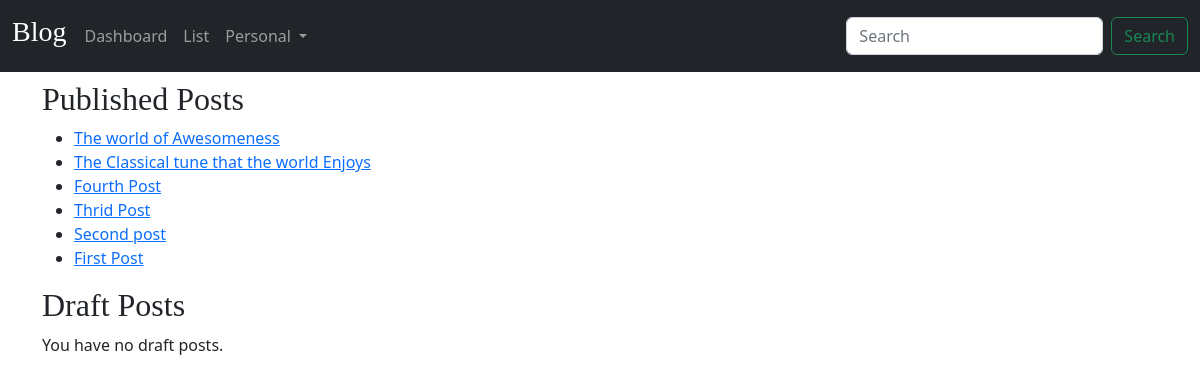
Page /blog/my_posts/ (signed in) on the committed database.
### blog/models.py (models this page shows, shortened)
class Post(models.Model):
    STATUS_CHOICES = (
        ('draft', 'Draft'),
        ('published', 'Published'),
    )
    title = models.CharField(max_length=250)
    slug = models.SlugField(max_length=250,
                            unique_for_date='publish')
    author = models.ForeignKey(User,
                               on_delete=models.CASCADE,
                               related_name='blog_posts')
    body = RichTextField()
    authors_comment = models.TextField()
    publish = models.DateTimeField(default=timezone.now)
    created = models.DateTimeField(auto_now_add=True)
    updated = models.DateTimeField(auto_now=True)
    status = models.CharField(max_length=10,
                              choices=STATUS_CHOICES,
                              default='draft')
    views = models.IntegerField(default=0)
    image = models.ImageField(upload_to='images/', blank=True)
    category = models.ForeignKey(Category, related_name='tag',
                                 on_delete=models.SET_NULL, null=True, blank=True)
    objects = models.Manager() # The default manager.
    published = PublishedManager() # Our custom manager.
    tags = TaggableManager()
    class Meta:
        ordering = ('-publish',)

### blog/views.py (the view)
# urls.py: path('my_posts/', views.user_posts, name='my_posts'),
@login_required(login_url='login')
def user_posts(request):
    user = request.user
    published_posts = Post.objects.filter(author=user, status='published')
    draft_posts = Post.objects.filter(author=user, status='draft')
    return render(request, 'user/user_posts.html', {'published_posts': published_posts, 'draft_posts': draft_posts})

### blog/templates/user/user_posts.html (shortened to what this page needs)
{% extends 'blog/base.html' %}
{% load blog_tags %}
{% load i18n %}
{% block content %}
<h2>Published Posts</h2>
{% if published_posts %}
    <ul>
    {% for post in published_posts %}
        <li>
            <a href="{% url 'blog:post_details' post.publish.year post.publish.month post.publish.day post.slug %}">{{post.title}}</a>
        </li>
    {% endfor %}
    </ul>
{% else %}
    <p>You have no published posts.</p>
{% endif %}
<h2>Draft Posts</h2>
{% if draft_posts %}
    <ul>
    {% for post in draft_posts %}
        <li><h5>{{ post.title }}</h5></li>
            <a href="{% url 'blog:postdelete'  post.id %}" class="btn btn-danger" style="text-decoration: none;">Delete post</a>
            <a href="{% url 'blog:postupdate' post.id %}" class="btn btn-success">Update post</a>
    {% endfor %}
    </ul>
{% else %}
    <p>You have no draft posts.</p>
{% endif %}
{% endblock %}

### blog/static/blog.css (style rules this page uses)
h1, h2, h3, h4, h5, h6 { font-family: "Playfair Display", Georgia, "Times New Roman", serif; }

### rows in the picture
Post: title "The world of Awesomeness"
Post: title "The Classical tune that the world Enjoys"
Post: title "Fourth Post"
Post: title "Thrid Post"
Post: title "Second post"
Post: title "First Post"
